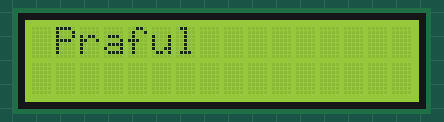
Recording of a sketch running on a simulated Arduino Uno, built with avr-gcc and run on an emulated ATmega328P. Shown: 16×2 character LCD.

Above: at 0.1 s.
At 5.1 s:
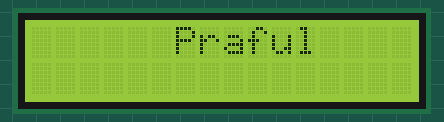
At 9.1 s:
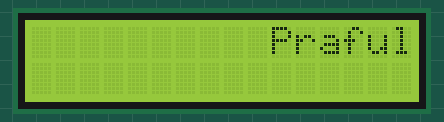
At 19.1 s:
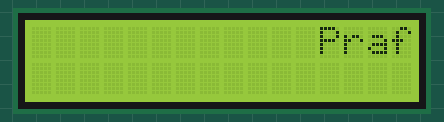
At 28.1 s:
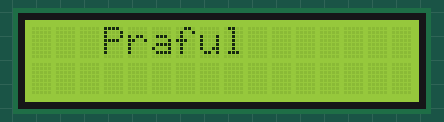
At 38.1 s:
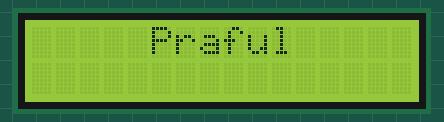

The sketch:

A2Q3.ino
```cpp
// A2Q3. Write a program display your name on LCD and to perform marquee/scroll left and right effect on LCD.

#include <LiquidCrystal.h>

int rs = 13, en = 12, d4 = 11, d5 = 10, d6 = 9, d7 = 8;

LiquidCrystal lcd(rs, en, d4, d5, d6, d7);

void setup() {
  lcd.begin(16, 2);
  lcd.print("Praful");
}

void loop() {
  for(int i = 0; i < 16; i++)
  {
    lcd.scrollDisplayRight();
    delay(1000);
  }

  for(int i = 16; i >= 0; i--)
  {
    lcd.scrollDisplayLeft();
    delay(1000);
  }
}
```

Measured:
- what the display in image 1 shows lasts 1.0 s, from 5.1 s to 6.1 s
